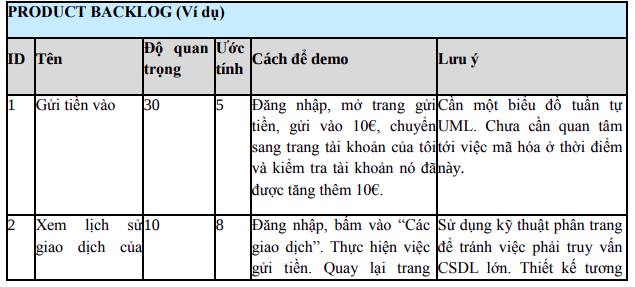
#> input picture scrum/images/product_backlog.png, 635 x 287 px
$ python ocr-template_match.py --image ../../scrum/images/product_backlog.png --reference ../../scrum/images/product_backlog.png   (Python 2 division)   (older library calls are emulated)
#> lines starting #> are read from the running program, lines starting #| are printed output that depends on the picture; after the words box and inside, x2 and y2 are one past the last pixel; in counts of white or black regions, pixels touching at a corner belong together
from imutils import contours
import numpy as np
import argparse
import imutils
import cv2

print 'run ocr template match ...'

# define args
ap = argparse.ArgumentParser()
ap.add_argument("-i", "--image", required=True, help="path to input image")
ap.add_argument("-r", "--reference", required=True,  help="path to reference OCR-A image")
args = vars(ap.parse_args())
print "image: ", args["image"]
print "reference: ", args["reference"]

# define credit card type
FIRST_NUMBER = {
    "3":"American Express",
    "4":"Visa",
    "5": "MasterCard",
    "6":"Discover Card"
}

# convert image to grayscale, digits appear as white
ref = cv2.imread(args["reference"])
#> ref is the input picture: shape (287, 635, 3); mean B, G, R 221.1, 218.6, 215.1
ref = cv2.cvtColor(ref, cv2.COLOR_BGR2GRAY)
#> ref: shape (287, 635)
ref = cv2.threshold(ref, 10, 255,  cv2.THRESH_BINARY_INV)[1]
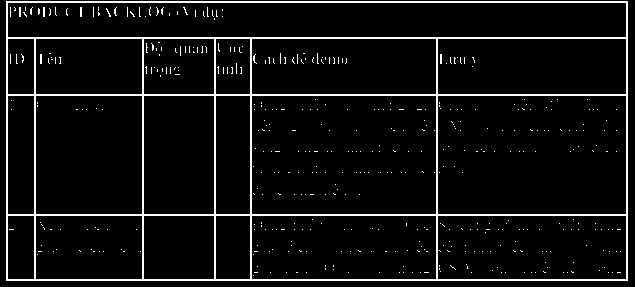
#> ref: shape (287, 635); 6% white in thin lines or dots
cv2.imwrite("/home/user1/Project/research/ocr/ocr-a-grayscale.png", ref)

# find countours in the OCR-A image
# sort them from left to right, and initialize a dictionary to map
# digit  name to the ROI
refCnts = cv2.findContours(ref.copy(), cv2.RETR_EXTERNAL, cv2.CHAIN_APPROX_SIMPLE)
#> refCnts = 1 contour; box (x1, y1, x2, y2) and area: (6, 1, 628, 281) 173259
refCnts = imutils.grab_contours(refCnts)
#> refCnts = [[[6, 1], [6, 280], [627, 280], [627, 1]]]
refCnts = contours.sort_contours(refCnts, method="left-to-right")[0]
#> refCnts = ([[6, 1], [6, 280], [627, 280], [627, 1]],)
digits = {}

# loop over the OCR-A reference contours
for (i, c) in enumerate(refCnts):
    # compute the bounding box for the digit, extract it, and resize
    # it to a fixed size
    (x,y,w,h) =cv2.boundingRect(c)
    roi =  ref[y:y+h, x:x+w]
    roi = cv2.resize(roi,(57,88))
    digits[i] = roi
#> this loop made 1 pass
#> (c, x, y, w, h) on pass 1: ([[6, 1], [6, 280], [627, 280], [627, 1]], 6, 1, 622, 280)
#> pass 1, `roi = cv2.resize(roi,(57,88))`:
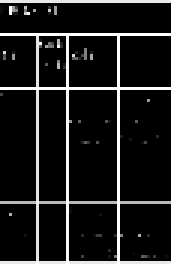
#> roi: shape (88, 57) (shown 3 times larger); min 0, max 255, mean 25.9
#> after the loop, digits = 1 item
# print "digits: ", digits

# initalize a rectangular and square
# structuring kernel
rectKernel = cv2.getStructuringElement(cv2.MORPH_RECT, (9,3))
sqKernel = cv2.getStructuringElement(cv2.MORPH_RECT, (5,5))

# load the input image, resize it, and convert it to grayscale
image = cv2.imread(args["image"])
image = imutils.resize(image, width=300)
gray = cv2.cvtColor(image, cv2.COLOR_BGR2GRAY)
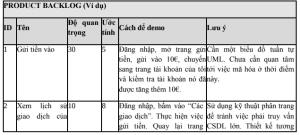
#> gray: shape (135, 300); min 3, max 255, mean 217.9
cv2.imwrite("/home/user1/Project/research/ocr/ocr-input.1.png", gray)

# apply a tophat (whitehat) morphological operator to find light
# regions againts a dark background
tophat = cv2.morphologyEx(gray, cv2.MORPH_TOPHAT, rectKernel)
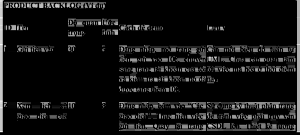
#> tophat: shape (135, 300); min 0, max 245, mean 19.5
cv2.imwrite("/home/user1/Project/research/ocr/ocr-input.gray.png",tophat)

# compute the Scharr gradient of the tophat image, the scale
# the rest back into the range [0,255]
gradX = cv2.Sobel(tophat, ddepth=cv2.CV_32F, dx=1, dy=0, ksize = -1)
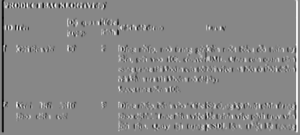
#> gradX: shape (135, 300) float32; min -3695, max 3262, mean -2.8; drawn with min black and max white
gradX = np.absolute(gradX)
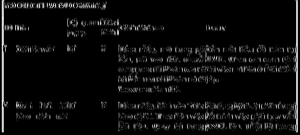
#> gradX: shape (135, 300) float32; min 0, max 3695, mean 195; drawn with min black and max white
(minVal, maxVal) = (np.min(gradX), np.max(gradX))
#> minVal = 0; maxVal = 3695
gradX = (255 * ((gradX - minVal)/(maxVal - minVal)))
gradX = gradX.astype("uint8")
cv2.imwrite("/home/user1/Project/research/ocr/ocr-input.gray.2.png", gradX)

# apply a closing operation using the rectangular kernel to help
# coles gaps in between credit card number digits, then apply
#  Otsu`s thresholing method to bizarize the image
gradX =  cv2.morphologyEx(gradX, cv2.MORPH_CLOSE, rectKernel)
thresh =  cv2.threshold(gradX, 0, 255, cv2.THRESH_BINARY | cv2.THRESH_OTSU)[1]
#> thresh: shape (135, 300); 19.5% white; 17 white regions (3 under 20 px), largest, box (x1, y1, x2, y2) and area: (118, 0, 300, 133) 5099, (0, 0, 107, 133) 1270, (67, 19, 119, 27) 279

# apply a second colsing operation to the binary image, again
# to help close gaps between credit card number regions
thresh = cv2.morphologyEx(thresh, cv2.MORPH_CLOSE, sqKernel)
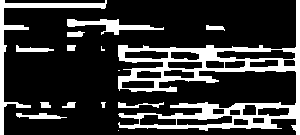
#> thresh: shape (135, 300); 20.8% white; 15 white regions (3 under 20 px)
cv2.imwrite("/home/user1/Project/research/ocr/ocr-input.gray.3.png", thresh)

# find contours in the threshold image, then initialize th
# list of digit locations
cnts = cv2.findContours( thresh.copy(), cv2.RETR_EXTERNAL,  cv2.CHAIN_APPROX_SIMPLE)
#> cnts = 15 contours, 4 with area under 20; largest, box (x1, y1, x2, y2) and area: (118, 0, 300, 135) 8434, (0, 0, 107, 135) 990, (67, 19, 164, 35) 466, (16, 113, 67, 119) 129, (16, 45, 54, 52) 108
cnts = imutils.grab_contours(cnts)
locs = []

for (i, c) in enumerate(cnts):
      (x,y,w,h)=cv2.boundingRect(c)
      ar = w/float(h)
      if ar > 2.5 and ar < 4.0:
          if ( w > 40 and w <  55) and ( h > 10 and h < 20):
              locs.append((x,y,w,h))
#> this loop made 15 passes
#> (x, y, w, h, ar) on passes 1, 2, 3, 4, 5, 6, 8, 9, 10, 11, 12, 13: (118, 130, 1, 1, 1), (16, 113, 51, 6, 8.5), (118, 102, 46, 6, 7.67), (101, 102, 5, 6, 0.833), (62, 102, 14, 6, 2.33), (40, 102, 11, 6, 1.83), (101, 46, 4, 5, 0.8), (67, 45, 9, 6, 1.5), (16, 45, 38, 7, 5.43), (67, 31, 18, 6, 3), (206, 25, 19, 6, 3.17), (67, 19, 97, 16, 6.06)
#> (c, x, y, w, h, ar) on pass 7: ([[118, 70], [119, 70]], 118, 70, 2, 1, 2)
#> after the loop, locs = []

# sort the digit locations from left-to-right, then initialize the
# list of  classified digits
locs = sorted(locs, key = lambda x:x[0])
output  = []

# loop over the 4 groupings of 4 digits
for  (i, (gX, gY, gW, gH)) in enumerate (locs):
    groupOutput = []
    group = gray[gY-5:gY+gH+5, gX-5:gX+gW+5]
    group = cv2.threshold(group, 0, 255, cv2.THRESH_BINARY|cv2.THRESH_OTSU)[1]

    # detect the contours of each individual digit in the group,
    # then sort the digit contours from left to right
    digitCnts = cv2.findContours(group.copy(), cv2.RETR_EXTERNAL, cv2.CHAIN_APPROX_SIMPLE)
    digitCnts = imutils.grab_contours(digitCnts)
    digitCnts = contours.sort_contours(digitCnts, method="left-to-right")[0]
    for c in digitCnts:
         (x,y,w,h) = cv2.boundingRect(c)
         roi = group[y:y+h, x:x + w]
         roi = cv2.resize(roi, (57, 88))

         scores = []
         for (digit, digitROI) in  digits.items():
             result =  cv2.matchTemplate(roi, digitROI, cv2.TM_CCOEFF)
             (_, score, _, _) = cv2.minMaxLoc(result)
             scores.append(score)
         groupOutput.append(str(np.argmax(scores)))
    cv2.rectangle(image, (gX - 5, gY - 5),(gX + gW + 5, gY + gH + 5), (0, 0, 255), 2)
    cv2.putText(image, "".join(groupOutput), (gX, gY - 15),cv2.FONT_HERSHEY_SIMPLEX, 0.65, (0, 0, 255), 2)
    #  update the  output digits list
    output.extend(groupOutput)
#> this loop made 0 passes
#> after the loop, output = []

# display the output credit card information to the screen
# print "Credit Card Type: {}". format(FIRST_NUMBER[output[0]])
print "Credit Card Number: ",output
#| Credit Card Number:  []
# cv2.imshow ("Image", image)
# cv2.waitKey(0)
